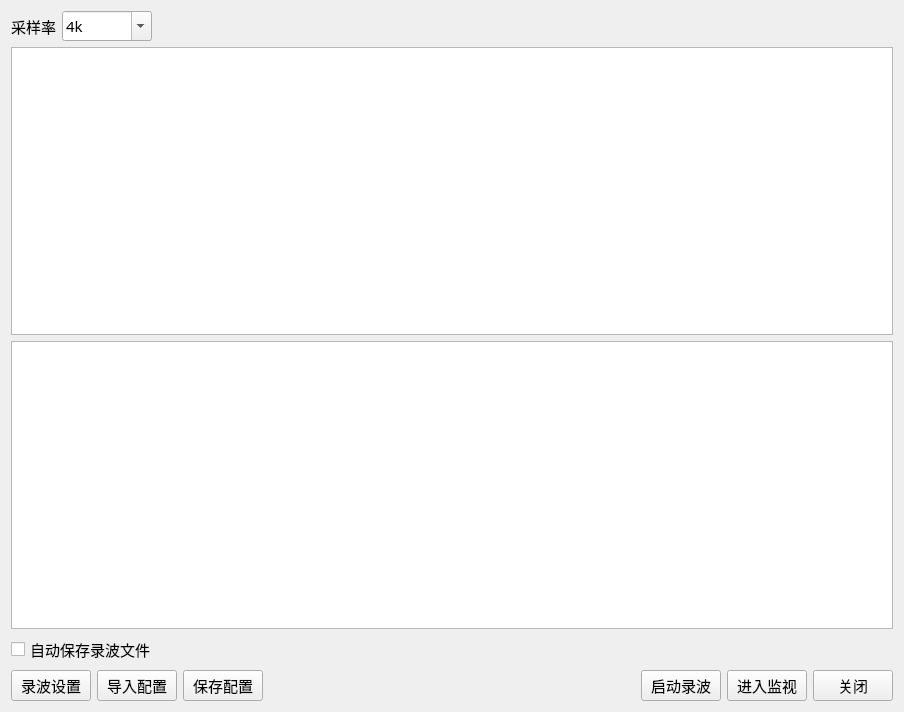
<?xml version="1.0" encoding="UTF-8"?>
<ui version="4.0">
 <class>QSttBinRecordDlg</class>
 <widget class="QWidget" name="QSttBinRecordDlg">
  <property name="geometry">
   <rect>
    <x>0</x>
    <y>0</y>
    <width>904</width>
    <height>712</height>
   </rect>
  </property>
  <property name="minimumSize">
   <size>
    <width>0</width>
    <height>30</height>
   </size>
  </property>
  <property name="font">
   <font>
    <family>宋体</family>
    <pointsize>11</pointsize>
   </font>
  </property>
  <property name="windowTitle">
   <string>录波</string>
  </property>
  <layout class="QVBoxLayout" name="verticalLayout">
   <item>
    <layout class="QHBoxLayout" name="m_HLayout_HeadBtns">
     <item>
      <widget class="QLabel" name="m_Label_SampleRate">
       <property name="font">
        <font>
         <family>宋体</family>
         <pointsize>11</pointsize>
        </font>
       </property>
       <property name="text">
        <string>采样率</string>
       </property>
       <property name="alignment">
        <set>Qt::AlignCenter</set>
       </property>
      </widget>
     </item>
     <item>
      <widget class="QComboBox" name="m_Comb_SampleRate">
       <property name="minimumSize">
        <size>
         <width>90</width>
         <height>30</height>
        </size>
       </property>
       <property name="editable">
        <bool>true</bool>
       </property>
       <item>
        <property name="text">
         <string>4k</string>
        </property>
       </item>
       <item>
        <property name="text">
         <string>8k</string>
        </property>
       </item>
       <item>
        <property name="text">
         <string>12k</string>
        </property>
       </item>
       <item>
        <property name="text">
         <string>20k</string>
        </property>
       </item>
       <item>
        <property name="text">
         <string>28k</string>
        </property>
       </item>
       <item>
        <property name="text">
         <string>30k</string>
        </property>
       </item>
       <item>
        <property name="text">
         <string>35k</string>
        </property>
       </item>
       <item>
        <property name="text">
         <string>40k</string>
        </property>
       </item>
       <item>
        <property name="text">
         <string>45k</string>
        </property>
       </item>
       <item>
        <property name="text">
         <string>50k</string>
        </property>
       </item>
       <item>
        <property name="text">
         <string>55k</string>
        </property>
       </item>
       <item>
        <property name="text">
         <string>60k</string>
        </property>
       </item>
       <item>
        <property name="text">
         <string>65k</string>
        </property>
       </item>
       <item>
        <property name="text">
         <string>70k</string>
        </property>
       </item>
       <item>
        <property name="text">
         <string>75k</string>
        </property>
       </item>
       <item>
        <property name="text">
         <string>80k</string>
        </property>
       </item>
       <item>
        <property name="text">
         <string>85k</string>
        </property>
       </item>
       <item>
        <property name="text">
         <string>90k</string>
        </property>
       </item>
       <item>
        <property name="text">
         <string>95k</string>
        </property>
       </item>
       <item>
        <property name="text">
         <string>100k</string>
        </property>
       </item>
       <item>
        <property name="text">
         <string>110k</string>
        </property>
       </item>
       <item>
        <property name="text">
         <string>120k</string>
        </property>
       </item>
      </widget>
     </item>
     <item>
      <spacer name="horizontalSpacer_2">
       <property name="orientation">
        <enum>Qt::Horizontal</enum>
       </property>
       <property name="sizeHint" stdset="0">
        <size>
         <width>40</width>
         <height>20</height>
        </size>
       </property>
      </spacer>
     </item>
    </layout>
   </item>
   <item>
    <layout class="QVBoxLayout" name="m_VLayout_ModulesGrid">
     <item>
      <widget class="QTableWidget" name="m_pBinRecordTopTableWidget"/>
     </item>
    </layout>
   </item>
   <item>
    <layout class="QVBoxLayout" name="m_VLayout_BinsGrid">
     <item>
      <widget class="QTableWidget" name="m_pBinRecordBottomTableWidget"/>
     </item>
    </layout>
   </item>
   <item>
    <layout class="QHBoxLayout" name="horizontalLayout">
     <item>
      <widget class="QCheckBox" name="m_ChkAutoSaveComtradeFile">
       <property name="text">
        <string>自动保存录波文件</string>
       </property>
      </widget>
     </item>
     <item>
      <spacer name="horizontalSpacer_3">
       <property name="orientation">
        <enum>Qt::Horizontal</enum>
       </property>
       <property name="sizeHint" stdset="0">
        <size>
         <width>40</width>
         <height>20</height>
        </size>
       </property>
      </spacer>
     </item>
    </layout>
   </item>
   <item>
    <layout class="QHBoxLayout" name="m_HLayOutBtns">
     <item>
      <widget class="QPushButton" name="m_Btn_RecordCfg">
       <property name="text">
        <string>录波设置</string>
       </property>
      </widget>
     </item>
     <item>
      <widget class="QPushButton" name="m_Btn_LoadCfg">
       <property name="text">
        <string>导入配置</string>
       </property>
      </widget>
     </item>
     <item>
      <widget class="QPushButton" name="m_Btn_SaveCfg">
       <property name="text">
        <string>保存配置</string>
       </property>
      </widget>
     </item>
     <item>
      <spacer name="horizontalSpacer">
       <property name="orientation">
        <enum>Qt::Horizontal</enum>
       </property>
       <property name="sizeHint" stdset="0">
        <size>
         <width>40</width>
         <height>20</height>
        </size>
       </property>
      </spacer>
     </item>
     <item>
      <widget class="QPushButton" name="m_Btn_BeginRecord">
       <property name="font">
        <font>
         <family>宋体</family>
         <pointsize>11</pointsize>
        </font>
       </property>
       <property name="text">
        <string>启动录波</string>
       </property>
      </widget>
     </item>
     <item>
      <widget class="QPushButton" name="m_Btn_StartMonitor">
       <property name="font">
        <font>
         <family>宋体</family>
         <pointsize>11</pointsize>
        </font>
       </property>
       <property name="text">
        <string>进入监视</string>
       </property>
      </widget>
     </item>
     <item>
      <widget class="QPushButton" name="m_Btn_Close">
       <property name="font">
        <font>
         <family>宋体</family>
         <pointsize>11</pointsize>
        </font>
       </property>
       <property name="text">
        <string>关闭</string>
       </property>
      </widget>
     </item>
    </layout>
   </item>
  </layout>
 </widget>
 <layoutdefault spacing="6" margin="11"/>
 <resources/>
 <connections/>
</ui>
